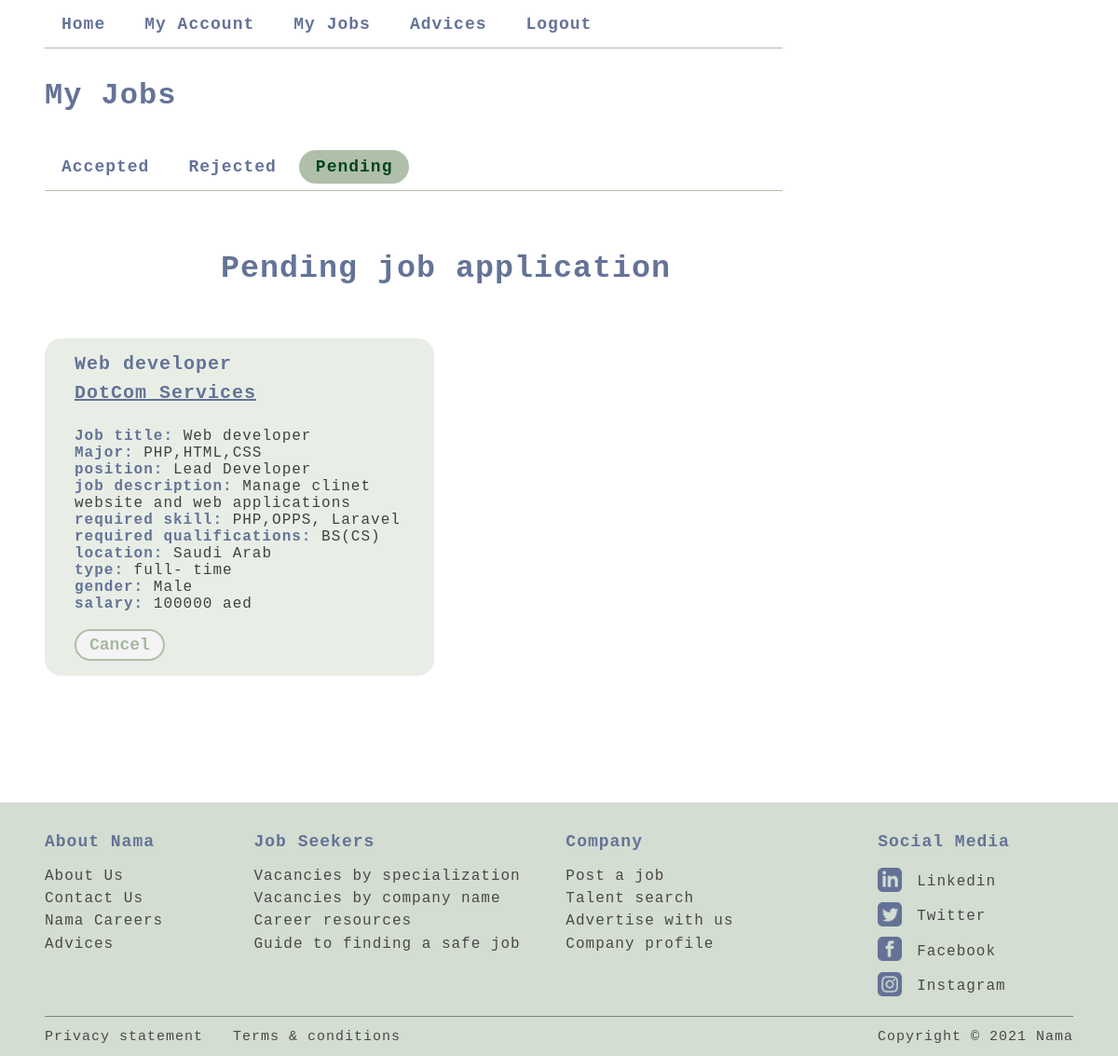
Page /PenApp.php (signed in) on the committed database.
### tables this page shows
CREATE TABLE `tbl_job_application` (
  `app_id` int(11) NOT NULL,
  `job_id` int(20) NOT NULL,
  `job_seeker_id` int(20) NOT NULL,
  `emp_id` int(20) NOT NULL,
  `app_date` timestamp NOT NULL DEFAULT current_timestamp() ON UPDATE current_timestamp(),
  `date1` varchar(30) DEFAULT NULL,
  `date2` varchar(30) DEFAULT NULL,
  `date3` varchar(40) DEFAULT NULL,
  `confirm_date` varchar(30) NOT NULL DEFAULT '0',
  `app_status` int(11) NOT NULL DEFAULT 0 COMMENT '0 = pending 1= accepted 2=rejected 3=selected  ',
  `confrimed` varchar(10) NOT NULL DEFAULT '0'
);

CREATE TABLE `tbl_jobpost` (
  `job_id` int(11) NOT NULL,
  `job_title` varchar(100) NOT NULL,
  `job_major` varchar(200) NOT NULL,
  `job_position` varchar(200) NOT NULL,
  `job_desc` varchar(200) NOT NULL,
  `job_skills` varchar(200) NOT NULL,
  `job_qualification` varchar(200) NOT NULL,
  `job_location` varchar(200) NOT NULL,
  `job_type` varchar(100) NOT NULL,
  `job_gender` varchar(100) NOT NULL,
  `job_salary` varchar(100) NOT NULL,
  `job_status` int(2) NOT NULL DEFAULT 1,
  `job_date` timestamp NOT NULL DEFAULT current_timestamp() ON UPDATE current_timestamp(),
  `emp_id` int(11) NOT NULL,
  `company_name` varchar(300) NOT NULL
);

CREATE TABLE `tbl_employeers` (
  `emp_id` int(11) NOT NULL,
  `emp_email` varchar(200) NOT NULL,
  `emp_password` varchar(200) NOT NULL,
  `emp_phone` varchar(200) NOT NULL,
  `emp_address` varchar(400) NOT NULL,
  `emp_company` varchar(200) NOT NULL,
  `emp_vision` varchar(500) NOT NULL,
  `emp_scope` varchar(500) NOT NULL,
  `emp_mission` varchar(500) NOT NULL,
  `emp_desc` varchar(500) NOT NULL DEFAULT '0',
  `emp_status` int(2) DEFAULT 0,
  `emp_date` timestamp NOT NULL DEFAULT current_timestamp() ON UPDATE current_timestamp()
);

### PenApp.php (the view, shortened to what this page needs)
<?php
include('includes/connection.php');
$query= "select * from tbl_job_application inner join tbl_jobpost USING(job_id)
where tbl_job_application.job_seeker_id = '".$_SESSION['seeker_id']."'
AND tbl_job_application.app_status = 0
order by tbl_job_application.app_id desc";
$excute = mysqli_query($conn , $query);
?>
<?php include('includes/seeker_header.php'); ?>
<div id="nav">
    <div class="nav_title">
        <h1 class="jobname1">My Jobs</h1>
    </div>
    <ul>
     <li><a href="AccApp.php">Accepted</a></li>
     <li><a href="RejApp.php" href="#rejected">Rejected</a></li>
     <li><a href="PenApp.php" class="active">Pending</a></li>
    </ul>
</div>
<main id="main">
    <h1 class="jobname" style="font-size: 25pt; width: 78%; text-align: center;">Pending job application</h1>
    <br>
    <div class="job_wrapper">
    <?php $i= 1; while($rec = mysqli_fetch_array($excute)){ ?>
<div id="myjobsborder">
     <?php $company= mysqli_query($conn,"select * from tbl_employeers where emp_id ='".$rec['emp_id']."'");
     $record = mysqli_fetch_array($company);
     ?>
    <h2 class="jobname"><?php echo $rec['job_title']; ?></h2>
    <h3 class="jobname">
        <a href="ViewEmpProfile.php?ID=<?php echo $record['emp_id'];?>" style="color: #647397;"><?php echo $record['emp_company']; ?></a>
    </h3>
    <br>
        <p style="color: #647397;
    font-size: 100%; text-align: left; font-weight: bold;">Job title: <span style="color: #3e443b; font-weight: normal;"><?php echo $rec['job_title']; ?></span></p>
        <p style="color: #647397;
    font-size: 100%; text-align: left; font-weight: bold;">Major: <span style="color: #3e443b; font-weight: normal;"><?php echo $rec['job_major']; ?></span></p>
        <p style="color: #647397;
    font-size: 100%; text-align: left; font-weight: bold;">position: <span style="color: #3e443b; font-weight: normal;"><?php echo $rec['job_position']; ?></span></p>
        <p style="color: #647397;
    font-size: 100%; text-align: left; font-weight: bold;">job description: <span style="color: #3e443b; font-weight: normal;"><?php echo $rec['job_desc']; ?></span></p>
        <p style="color: #647397;
    font-size: 100%; text-align: left; font-weight: bold;">required skill: <span style="color: #3e443b; font-weight: normal;"><?php echo $rec['job_skills']; ?></span></p>
        <p style="color: #647397;
    font-size: 100%; text-align: left; font-weight: bold;">required qualifications: <span style="color: #3e443b; font-weight: normal;"><?php echo $rec['job_qualification']; ?></span></p>
        <p style="color: #647397;
    font-size: 100%; text-align: left; font-weight: bold;">location: <span style="color: #3e443b; font-weight: normal;"><?php echo $rec['job_location']; ?></span></p>
        <p style="color: #647397;
    font-size: 100%; text-align: left; font-weight: bold;">type: <span style="color: #3e443b; font-weight: normal;"><?php echo $rec['job_type']; ?></span></p>
        <p style="color: #647397;
    font-size: 100%; text-align: left; font-weight: bold;">gender: <span style="color: #3e443b; font-weight: normal;"><?php echo $rec['job_gender']; ?></span></p>
        <p style="color: #647397;
    font-size: 100%; text-align: left; font-weight: bold;">salary: <span style="color: #3e443b; font-weight: normal;"><?php echo $rec['job_salary']; ?></span></p>
    <br>
    <div class="btns_container">
    <form action="" method="post">
    <button class="bordered_btn" type="submit" name="jobcancel">Cancel</button>
    </form>
    </div>
</div>
<?php $i++; } ?>
</div>
</main>
    <br> <br> <br>  <br>
<?php include('includes/footer.php'); ?>

### css/style.css (style rules this page uses)
#main .job_wrapper { display: flex; justify-content: space-between; width: 78%; }
#main .job_wrapper #myjobsborder { height: auto; width: 48.5%; padding: 1rem 2rem; border-radius: 18px; background-color: #e8eee6; margin-top: 30px; display: flex; flex-direction: column; justify-content: space-between; }

### css/_variables.css (style rules this page uses)
:root { --text-color: #a6b8a0; --border-color: #b0bfaa; --white-color: #014421; --heading-color: #608554; --footer-bg: #d3ddd1; --cyber-color: #647397; }

### css/_global.css (style rules this page uses)
* { margin: 0; padding: 0; box-sizing: border-box; -webkit-box-sizing: border-box; -moz-box-sizing: border-box; outline: none; }
html { min-height: 100vh; scroll-behavior: smooth; }
body { width: 100%; height: 100%; margin: 0; padding: 0; position: relative; background-color: #f4f4f4; box-sizing: border-box; -webkit-box-sizing: border-box; -moz-box-sizing: border-box; font-family: "Courier New", Courier, monospace; font-size: 1rem; letter-spacing: 1px; }
ul { list-style-type: none; margin: 0; padding: 0; overflow: hidden; background-color: none; position: relative; }
li { float: left; }
li a { display: block; color: #647397; text-align: center; padding: 8px 18px; font-size: 18px; text-decoration: none; font-weight: bolder; border-radius: 25px; transition: all 0.4s ease; margin-right: 0; }
li a:hover, ul li .active { background-color: var(--border-color); color: var(--white-color); cursor: pointer; }
.bordered_btn { background-color: #f4f4f4; color: var(--text-color); padding: 8px 14px; font-size: 18px; font-weight: 600; display: flex; justify-content: center; align-items: center; height: 34px; border: 2px solid var(--border-color); border-radius: 25px; width: auto; transition: all 0.4s ease; }
.background { background: url("./../images/upLogo.png") no-repeat top right; -webkit-background-size: cover; -moz-background-size: cover; -o-background-size: cover; background-size: 35%; }
.btns_container { display: flex; justify-content: space-between; }
.jobname { color: var(--cyber-color); font-size: 20px; margin-bottom: 8px; }
.jobname1 { color: var(--cyber-color); }
#nav { width: 100%; }
#nav ul { padding: 0.5rem 3rem; width: 100%; max-width: 1300px; margin: auto; position: relative; }
#nav ul::after { content: ""; position: absolute; left: 3rem; bottom: 0; width: 66%; height: 1.5px; background-color: var(--border-color); }
#nav ul li { margin-right: 6px; }
#nav .nav_title { padding: 2rem 3rem; width: 100%; max-width: 1300px; margin: auto; color: var(--heading-color); font-weight: 600; }
#main { padding: 4rem 3rem; width: 100%; max-width: 1300px; margin: auto; }
a { color: var(--text-color); margin-right: 30px; }
input, button { color: var(--white-color); font-family: "Courier New", monospace; font-size: 3pc; padding: 0; margin-top: 0; border: 0; background-color: transparent; }
p { color: var(--text-color); font-size: 22px; }

### rows in the picture
tbl_job_application: job.job_title "Web developer", emp.emp_company "DotCom Services", job.job_major "PHP,HTML,CSS", job.job_position "Lead Developer", job.job_desc "Manage clinet website and web applications", job.job_skills "PHP,OPPS, Laravel", job.job_qualification "BS(CS)", job.job_location "Saudi Arab", job.job_type "full- time", job.job_gender "Male", job.job_salary "100000 aed"
